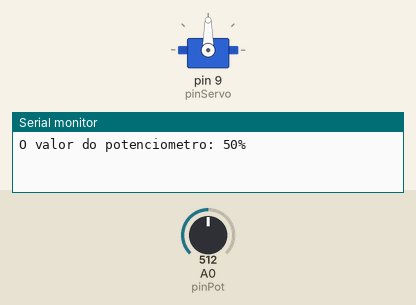
The sketch below on a simulated Arduino Uno, built with avr-gcc and run on an emulated ATmega328P. Shown: servo, the last lines printed to the serial monitor. The test bench sets the inputs (shaded band); at power-on: A0 (pinPot) = 512.

Above: at 1.8 s.
1.9 s: A0 (pinPot) set to 716
At 3.2 s:
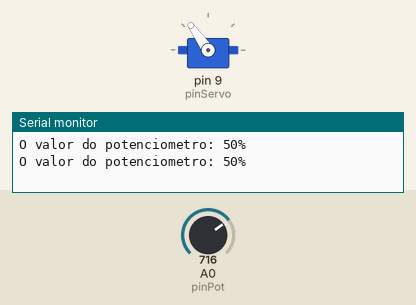
3.6 s: A0 (pinPot) set to 900
At 5.0 s:
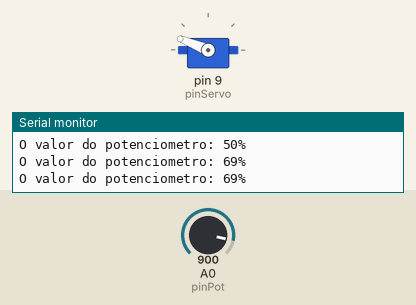
5.7 s: A0 (pinPot) set to 1023
At 6.8 s:
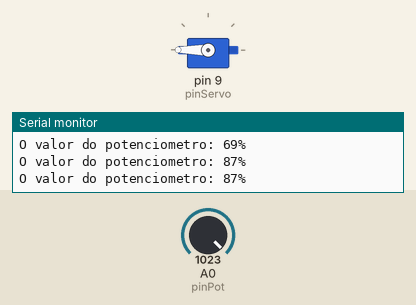
7.9 s: A0 (pinPot) set to 306
At 9.7 s:
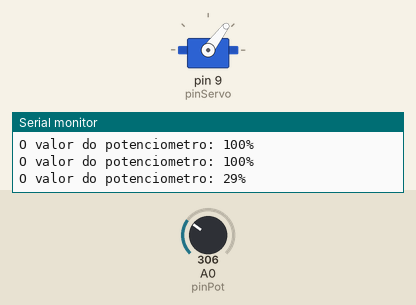
10.0 s: A0 (pinPot) set to 122
At 11.7 s:
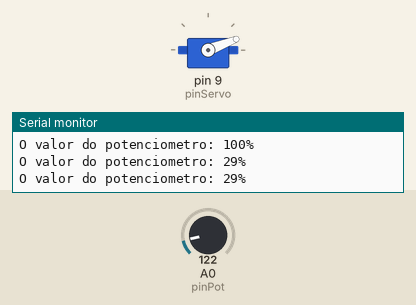
12.1 s: A0 (pinPot) set to 40
At 13.5 s:
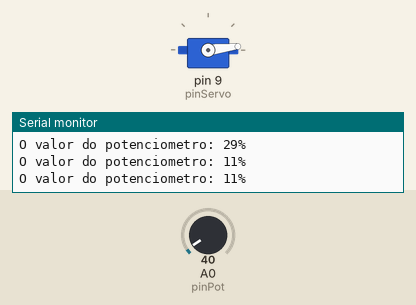
Timing chart, 0 to 15.1 s (numbered marks = the images above; inputs shaded):
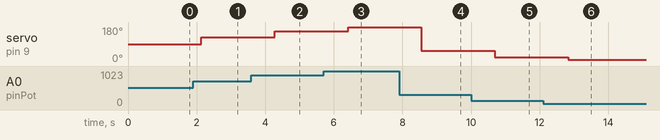

Measured:
- after the input at 1.9 s, servo on pin 9 (pinServo): 90° → 125° after 0.24 s
- after the input at 3.6 s, servo on pin 9 (pinServo): 125° → 158° after 0.68 s
- after the input at 5.7 s, servo on pin 9 (pinServo): 158° → 180° after 0.71 s
- after the input at 7.9 s, servo on pin 9 (pinServo): 180° → 53° after 0.65 s
- after the input at 10.0 s, servo on pin 9 (pinServo): 53° → 21° after 0.69 s
- after the input at 12.1 s, servo on pin 9 (pinServo): 21° → 7° after 0.73 s

The sketch:

codigoExplicado.ino
```cpp
#include <Arduino.h>  //add biblioteca para usar o arduino no vs code, tirar na interface do arduino ide
#include <Servo.h>  //add biblioteca para usar o motor do drone (servo como o motor)

Servo servoMotor; //add o motor no codigo

#define pinServo 9 //define o pino do servo, que vai receber o valor do potenciometro depois
#define pinPot A0 //define o pino do potenciometro


//vars para receberem valores que seram usados depois
int pot;
int ang;
int pot_porcem;


void setup() {
    Serial.begin(9600); //inicia a serial
    servoMotor.attach(pinServo);  //define o pino do servo para o pinServo
    pinMode(pinPot, INPUT); //define o pino do potenciometro
}

void loop() {
    pot = analogRead(pinPot); //lê o valor potenciometro
    ang = map(pot, 0, 1023, 0, 180); //colocar o valor lido do pot para o valor que o motor do drone entenda nos testes
    pot_porcem = map(pot, 0, 1023, 0, 100); //pega a porcentagem do valor do portenciometro, para saber quantos porcentro o drone esta operando
    servoMotor.write(ang); //manda para o drone o valor
    imprimir(); //traz a função imprimir
}

void imprimir(){
    delay(1000);  //delay de 1s
    for (int i = 0; i < 50; i++) {
        Serial.println(); // Imprime 50 linhas em branco p/ ler melhor
    }
    //imprime o valor da porcentagem
    Serial.print("O valor do potenciometro: ");
    Serial.print(pot_porcem);
    Serial.println("%");
}
```
